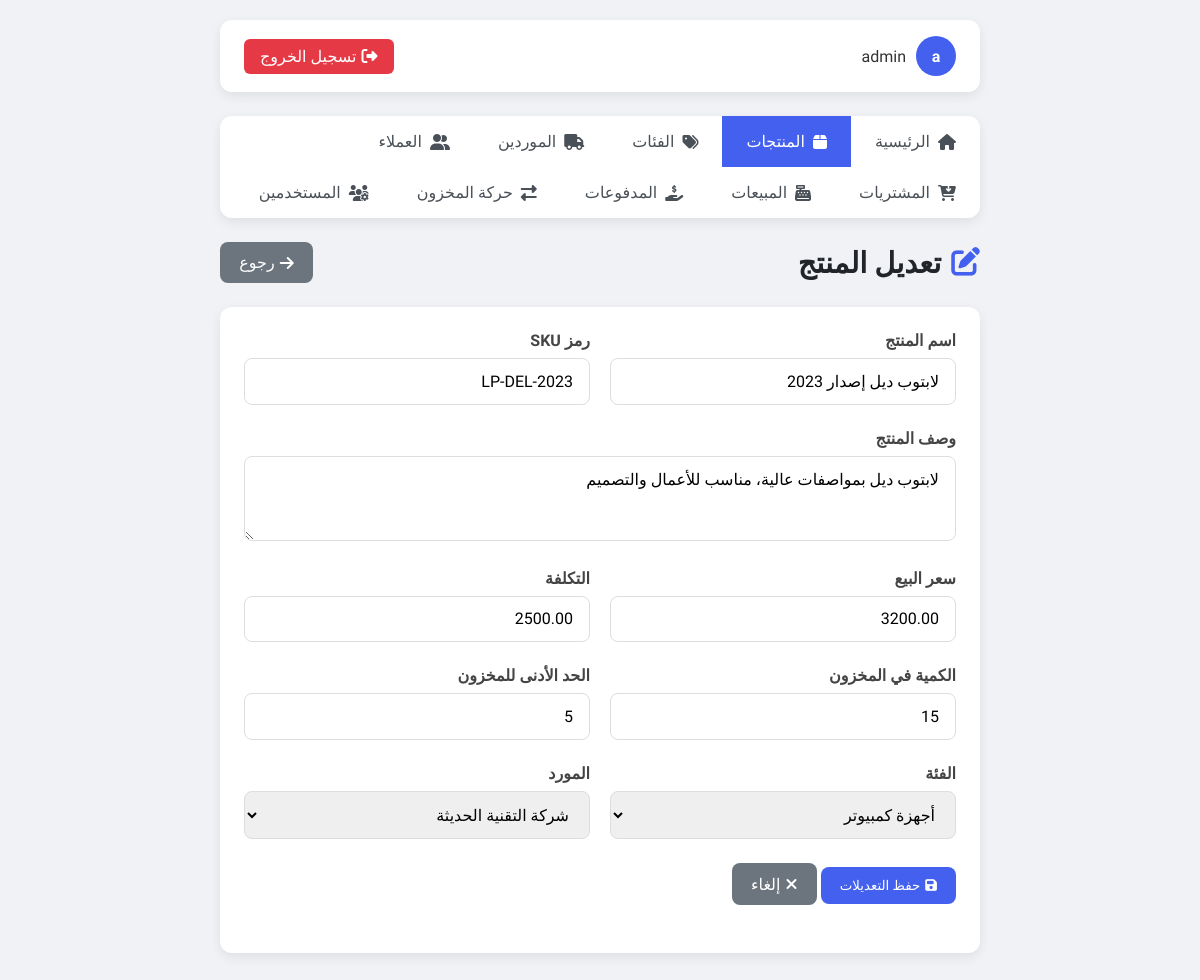
The app's page /edit_product.php?id=1 (signed in) with its own data.
### tables this page shows
CREATE TABLE IF NOT EXISTS products (
    id INT AUTO_INCREMENT PRIMARY KEY,
    name VARCHAR(255) NOT NULL,
    sku VARCHAR(100) NOT NULL UNIQUE,
    description TEXT,
    price DECIMAL(10, 2) NOT NULL,
    cost DECIMAL(10, 2) NOT NULL,
    stock_quantity INT NOT NULL DEFAULT 0,
    min_stock_level INT NOT NULL DEFAULT 5,
    category_id INT NULL,
    supplier_id INT NULL,
    created_at TIMESTAMP DEFAULT CURRENT_TIMESTAMP,
    updated_at TIMESTAMP DEFAULT CURRENT_TIMESTAMP ON UPDATE CURRENT_TIMESTAMP,
    CONSTRAINT fk_products_category FOREIGN KEY (category_id) REFERENCES categories(id) ON DELETE SET NULL,
    CONSTRAINT fk_products_supplier FOREIGN KEY (supplier_id) REFERENCES suppliers(id) ON DELETE SET NULL
);

CREATE TABLE IF NOT EXISTS categories (
    id INT AUTO_INCREMENT PRIMARY KEY,
    name VARCHAR(150) NOT NULL UNIQUE,
    description TEXT,
    created_at TIMESTAMP DEFAULT CURRENT_TIMESTAMP
);

CREATE TABLE IF NOT EXISTS suppliers (
    id INT AUTO_INCREMENT PRIMARY KEY,
    name VARCHAR(150) NOT NULL,
    contact_person VARCHAR(150),
    phone VARCHAR(30),
    email VARCHAR(150),
    address VARCHAR(255),
    created_at TIMESTAMP DEFAULT CURRENT_TIMESTAMP
);

### config.php (called while the page is built, shortened)
<?php
$conn = mysqli_connect(DB_SERVER, DB_USERNAME, DB_PASSWORD, DB_NAME);
mysqli_set_charset($conn, "utf8");
function getCategories() {
    global $conn;
    $sql = "SELECT * FROM categories ORDER BY name ASC";
    $result = mysqli_query($conn, $sql);
    return mysqli_fetch_all($result, MYSQLI_ASSOC);
}
function getSuppliers() {
    global $conn;
    $sql = "SELECT * FROM suppliers ORDER BY name ASC";
    $result = mysqli_query($conn, $sql);
    return mysqli_fetch_all($result, MYSQLI_ASSOC);
}
?>

### edit_product.php (the view, shortened to what this page needs)
<?php
include "config.php";
$id = $_GET['id'];
$sql = "SELECT * FROM products WHERE id = $id";
$result = mysqli_query($conn, $sql);
$product = mysqli_fetch_assoc($result);
$categories = getCategories();
$suppliers = getSuppliers();
?>
<!DOCTYPE html>
<html lang="ar" dir="rtl">
<head>
    <link rel="stylesheet" href="https://cdnjs.cloudflare.com/ajax/libs/font-awesome/6.4.0/css/all.min.css">
</head>
<body>
    <div class="container">
        <div class="topbar">
            <div class="user-info">
                <div class="avatar"><?php echo substr($_SESSION["username"], 0, 1); ?></div>
                <span><?php echo $_SESSION["username"]; ?></span>
            </div>
            <a href="logout.php" class="logout-btn"><i class="fas fa-sign-out-alt"></i> تسجيل الخروج</a>
        </div>
                <div class="nav">
            <a href="index.php"><i class="fas fa-home"></i> الرئيسية</a>
            <a href="products.php" class="active"><i class="fas fa-box"></i> المنتجات</a>
            <a href="categories.php"><i class="fas fa-tags"></i> الفئات</a>
            <a href="suppliers.php"><i class="fas fa-truck"></i> الموردين</a>
            <a href="customers.php"><i class="fas fa-user-friends"></i> العملاء</a>
            <a href="purchases.php"><i class="fas fa-cart-arrow-down"></i> المشتريات</a>
            <a href="sales.php"><i class="fas fa-cash-register"></i> المبيعات</a>
            <a href="payments.php"><i class="fas fa-hand-holding-usd"></i> المدفوعات</a>
            <a href="stock_movements.php"><i class="fas fa-exchange-alt"></i> حركة المخزون</a>
            <?php if($_SESSION['role'] === 'admin'): ?>
            <a href="users.php"><i class="fas fa-users-cog"></i> المستخدمين</a>
            <?php endif; ?>
        </div>
        <div class="page-header">
            <h1 class="page-title"><i class="fas fa-edit"></i> تعديل المنتج</h1>
            <a href="products.php" class="btn" style="background: #6c757d; color: white;"><i class="fas fa-arrow-right"></i> رجوع</a>
        </div>
        <div class="form-container">
            <form action="edit_product.php?id=<?php echo $id; ?>" method="post">
                <div class="form-row">
                    <div class="form-col">
                        <div class="form-group">
                            <label for="name">اسم المنتج</label>
                            <input type="text" class="form-control" id="name" name="name" value="<?php echo $product['name']; ?>" required>
                        </div>
                    </div>
                    <div class="form-col">
                        <div class="form-group">
                            <label for="sku">رمز SKU</label>
                            <input type="text" class="form-control" id="sku" name="sku" value="<?php echo $product['sku']; ?>" required>
                        </div>
                    </div>
                </div>
                <div class="form-group">
                    <label for="description">وصف المنتج</label>
                    <textarea class="form-control" id="description" name="description" rows="3"><?php echo $product['description']; ?></textarea>
                </div>
                <div class="form-row">
                    <div class="form-col">
                        <div class="form-group">
                            <label for="price">سعر البيع</label>
                            <input type="number" step="0.01" class="form-control" id="price" name="price" value="<?php echo $product['price']; ?>" required>
                        </div>
                    </div>
                    <div class="form-col">
                        <div class="form-group">
                            <label for="cost">التكلفة</label>
                            <input type="number" step="0.01" class="form-control" id="cost" name="cost" value="<?php echo $product['cost']; ?>" required>
                        </div>
                    </div>
                </div>
                <div class="form-row">
                    <div class="form-col">
                        <div class="form-group">
                            <label for="stock_quantity">الكمية في المخزون</label>
                            <input type="number" class="form-control" id="stock_quantity" name="stock_quantity" value="<?php echo $product['stock_quantity']; ?>" required>
                        </div>
                    </div>
                    <div class="form-col">
                        <div class="form-group">
                            <label for="min_stock_level">الحد الأدنى للمخزون</label>
                            <input type="number" class="form-control" id="min_stock_level" name="min_stock_level" value="<?php echo $product['min_stock_level']; ?>" required>
                        </div>
                    </div>
                </div>
                <div class="form-row">
                    <div class="form-col">
                        <div class="form-group">
                            <label for="category_id">الفئة</label>
                            <select class="form-control" id="category_id" name="category_id">
                                <?php foreach($categories as $category): ?>
                                    <option value="<?php echo $category['id']; ?>" <?php echo ($product['category_id'] == $category['id']) ? 'selected' : ''; ?>><?php echo $category['name']; ?></option>
                                <?php endforeach; ?>
                            </select>
                        </div>
                    </div>
                    <div class="form-col">
                        <div class="form-group">
                            <label for="supplier_id">المورد</label>
                            <select class="form-control" id="supplier_id" name="supplier_id">
                                <?php foreach($suppliers as $supplier): ?>
                                    <option value="<?php echo $supplier['id']; ?>" <?php echo ($product['supplier_id'] == $supplier['id']) ? 'selected' : ''; ?>><?php echo $supplier['name']; ?></option>
                                <?php endforeach; ?>
                            </select>
                        </div>
                    </div>
                </div>
                <div class="form-group">
                    <button type="submit" class="btn btn-primary"><i class="fas fa-save"></i> حفظ التعديلات</button>
                    <a href="products.php" class="btn" style="background: #6c757d; color: white;"><i class="fas fa-times"></i> إلغاء</a>
                </div>
            </form>
        </div>
    </div>
</body>
</html>

### edit_product.php (style rules this page uses)
:root { --primary: #4361ee; --secondary: #3f37c9; --success: #4cc9f0; --info: #4895ef; --warning: #f72585; --danger: #e63946; --light: #f8f9fa; --dark: #212529; --background: #f0f2f5; --card-shadow: 0 4px 12px rgba(0, 0, 0, 0.08); }
* { margin: 0; padding: 0; box-sizing: border-box; font-family: 'Tajawal', sans-serif; }
body { background-color: var(--background); color: #333; min-height: 100vh; }
.container { max-width: 800px; margin: 0 auto; padding: 20px; }
.topbar { background-color: white; border-radius: 12px; padding: 1rem 1.5rem; margin-bottom: 1.5rem; display: flex; justify-content: space-between; align-items: center; box-shadow: var(--card-shadow); }
.user-info { display: flex; align-items: center; }
.user-info .avatar { width: 40px; height: 40px; background-color: var(--primary); border-radius: 50%; display: flex; align-items: center; justify-content: center; color: white; margin-left: 10px; font-weight: bold; }
.logout-btn { background-color: var(--danger); color: white; padding: 0.5rem 1rem; border-radius: 6px; text-decoration: none; display: flex; align-items: center; transition: all 0.3s; }
.logout-btn i { margin-left: 5px; }
.nav { display: flex; flex-wrap: wrap; background: white; border-radius: 12px; margin-bottom: 1.5rem; box-shadow: var(--card-shadow); }
.nav a { padding: 1rem 1.5rem; text-decoration: none; color: #495057; font-weight: 500; transition: all 0.3s; display: flex; align-items: center; }
.nav a:hover, .nav a.active { background-color: var(--primary); color: white; }
.nav a i { margin-left: 8px; }
.page-header { display: flex; justify-content: space-between; align-items: center; margin-bottom: 1.5rem; }
.page-title { font-size: 1.8rem; color: var(--dark); display: flex; align-items: center; }
.page-title i { margin-left: 10px; color: var(--primary); }
.btn { padding: 0.7rem 1.2rem; border-radius: 8px; text-decoration: none; display: inline-flex; align-items: center; transition: all 0.3s; font-weight: 500; border: none; cursor: pointer; }
.btn-primary { background-color: var(--primary); color: white; }
.btn i { margin-left: 5px; }
.form-container { background-color: white; border-radius: 12px; padding: 1.5rem; box-shadow: var(--card-shadow); margin-bottom: 1.5rem; }
.form-group { margin-bottom: 1.5rem; }
.form-group label { display: block; margin-bottom: 0.5rem; font-weight: 600; color: #444; }
.form-control { width: 100%; padding: 0.8rem 1rem; border: 1px solid #ddd; border-radius: 8px; font-size: 1rem; transition: all 0.3s; }
.form-row { display: flex; flex-wrap: wrap; margin-right: -10px; margin-left: -10px; }
.form-col { flex: 1 0 0%; padding: 0 10px; }

### records on screen
products: name "لابتوب ديل إصدار 2023", sku "LP-DEL-2023", description "لابتوب ديل بمواصفات عالية، مناسب للأعمال والتصميم", price "3200.00", cost "2500.00", stock_quantity "15", min_stock_level "5", category_id "أجهزة كمبيوتر", supplier_id "شركة التقنية الحديثة"

### other values on screen
substr($_SESSION["username"], 0, 1) "a"
$_SESSION["username"] "admin"
